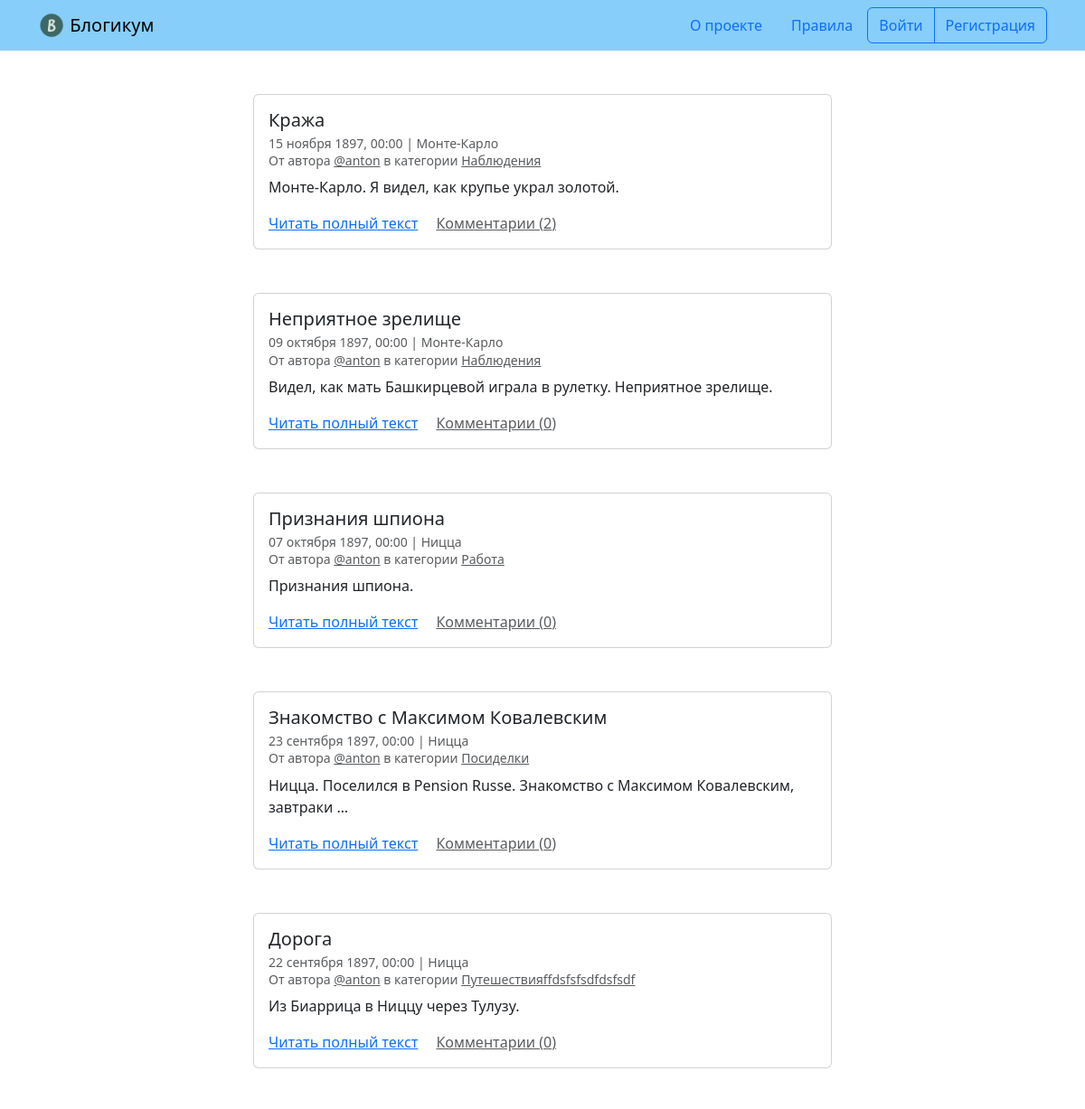
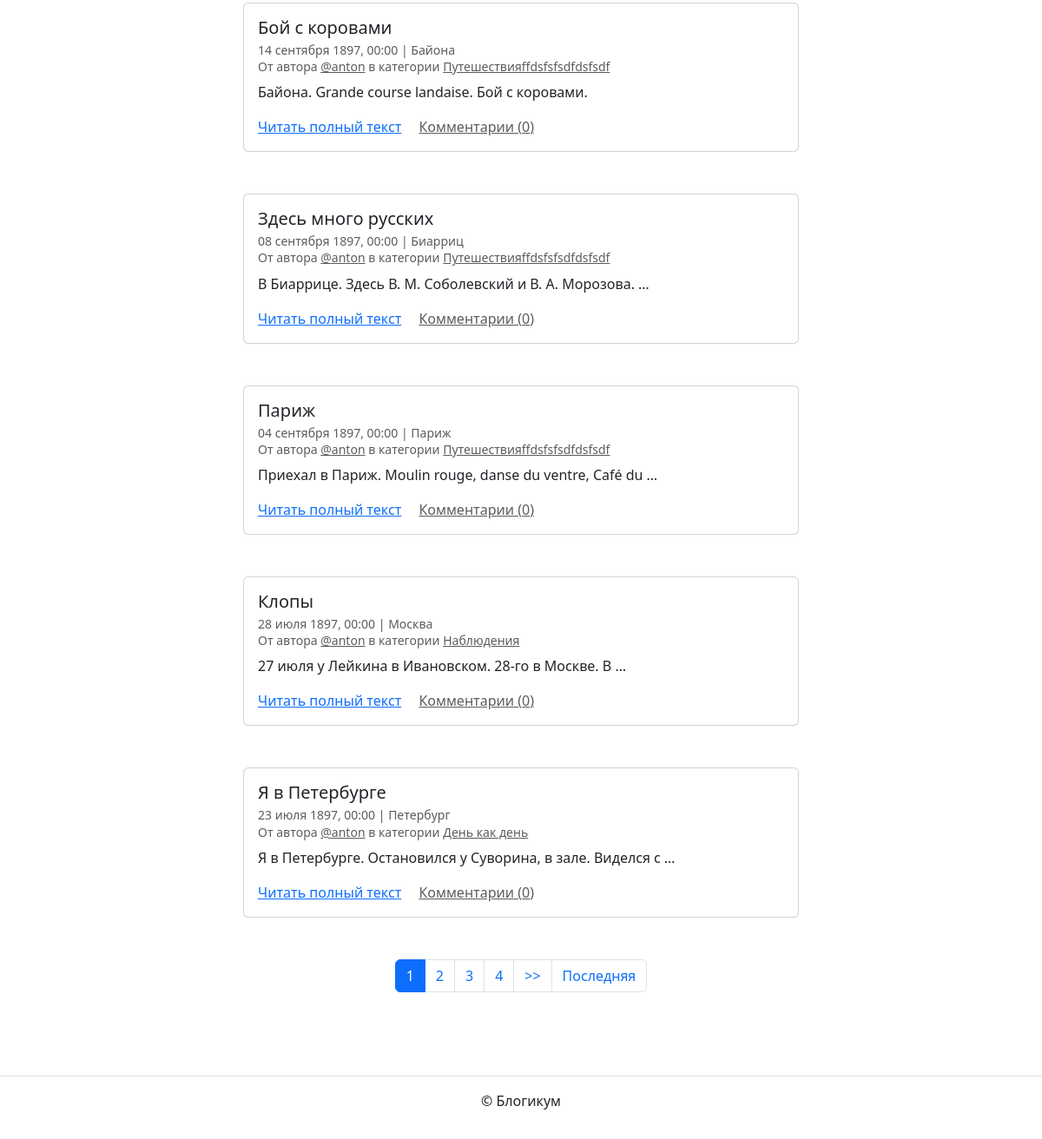
The page / on the database its author committed (2 pictures, top to bottom).
### blog/models.py (models this page shows)
class BaseModel(models.Model):
    is_published = models.BooleanField(
        default=True,
        verbose_name="Опубликовано",
        help_text=(
            "Снимите галочку, чтобы скрыть публикацию."
        ),
    )
    created_at = models.DateTimeField(
        auto_now_add=True,
        verbose_name="Добавлено",
    )
    class Meta:
        abstract = True

class Post(BaseModel):
    title = models.CharField(
        max_length=256,
        verbose_name="Заголовок",
    )
    text = models.TextField(
        verbose_name="Текст",
    )
    pub_date = models.DateTimeField(
        verbose_name="Дата и время публикации",
        help_text=(
            "Если установить дату и время в будущем — можно делать "
            "отложенные публикации."
        ),
    )
    author = models.ForeignKey(
        User,
        on_delete=models.CASCADE,
        verbose_name="Автор публикации",
    )
    location = models.ForeignKey(
        "Location",
        on_delete=models.SET_NULL,
        blank=True,
        null=True,
        verbose_name="Местоположение",
    )
    category = models.ForeignKey(
        "Category",
        on_delete=models.SET_NULL,
        null=True,
        verbose_name="Категория",
    )
    image = models.ImageField(
        upload_to="posts/",
        blank=True,
        null=True,
        verbose_name="Изображение",
    )
    class Meta:
        verbose_name = "публикация"
        verbose_name_plural = "Публикации"

class Location(BaseModel):
    name = models.CharField(
        max_length=256,
        verbose_name="Название места",
    )
    class Meta:
        verbose_name = "местоположение"
        verbose_name_plural = "Местоположения"

class Category(BaseModel):
    title = models.CharField(
        max_length=256,
        verbose_name="Заголовок",
    )
    description = models.TextField(
        verbose_name="Описание",
    )
    slug = models.SlugField(
        max_length=100,
        unique=True,
        verbose_name="Идентификатор",
        help_text=(
            "Идентификатор страницы для URL; разрешены символы латиницы, "
            "цифры, дефис и подчёркивание."
        ),
    )
    class Meta:
        verbose_name = "категория"
        verbose_name_plural = "Категории"

### blog/views.py (the view)
# urls.py: path("", views.index, name="index"),
def index(request):
    template = "blog/index.html"
    post_list = (
        Post.objects.select_related('location', 'author', 'category')
        .filter(
            pub_date__lte=timezone.now(),
            is_published=True,             # Только опубликованные посты
            category__is_published=True,   # Только из опубликованных категорий
        )
        .annotate(comment_count=Count('comment'))
        .order_by('-pub_date')  # Сортировка: новые сверху (минус перед полем)
    )
    page_obj = get_paginated_page(request, post_list)
    context = {"page_obj": page_obj}
    return render(request, template, context)

### blog/views.py (called while the page is built)
def get_paginated_page(request, queryset, count=10):
    paginator = Paginator(queryset, count)
    page_number = request.GET.get('page')
    return paginator.get_page(page_number)

### templates/blog/index.html (shortened to what this page needs)
{% extends "base.html" %}
{% block content %}
  {% for post in page_obj %}
    <article class="mb-5">
      {% include "includes/post_card.html" %}
    </article>
  {% endfor %}
  {% include "includes/paginator.html" %}
{% endblock %}

### templates/includes/post_card.html (shortened to what this page needs)
<div class="col d-flex justify-content-center">
  <div class="card" style="width: 40rem;">
    <div class="card-body">
      <h5 class="card-title">{{ post.title }}</h5>
      <h6 class="card-subtitle mb-2 text-muted">
        <small>
          {{ post.pub_date|date:"d E Y, H:i" }} | {% if post.location and post.location.is_published %}{{ post.location.name }}{% else %}Планета Земля{% endif %}<br>
          От автора <a class="text-muted" href="{% url 'blog:profile' post.author.username %}">@{{ post.author.username }}</a> в
          категории {% include "includes/category_link.html" %}
        </small>
      </h6>
      <p class="card-text">{{ post.text|truncatewords:10 }}</p>
      <a href="{% url 'blog:post_detail' post.id %}" class="card-link">Читать полный текст</a>
      <a href="{% url 'blog:post_detail' post.id %}" class="card-link text-muted">Комментарии ({% if post.comment_count is not None %}{{ post.comment_count }}{% else %}{{ post.comment_set.count }}{% endif %})</a>
    </div>
  </div>
</div>

### templates/includes/category_link.html
<a class="text-muted" href="{% url 'blog:category_posts' post.category.slug %}">
  {{ post.category.title }}
</a>

### rows shown on the page
Post: title "Кража", pub_date "15 ноября 1897, 00:00", location.name "Монте-Карло", author.username "anton", category "Наблюдения", text "Монте-Карло. Я видел, как крупье украл золотой.", comment_count "2"
Post: title "Неприятное зрелище", pub_date "09 октября 1897, 00:00", location.name "Монте-Карло", author.username "anton", category "Наблюдения", text "Видел, как мать Башкирцевой играла в рулетку. Неприятное зрелище.", comment_count "0"
Post: title "Признания шпиона", pub_date "07 октября 1897, 00:00", location.name "Ницца", author.username "anton", category "Работа", text "Признания шпиона.", comment_count "0"
Post: title "Знакомство с Максимом Ковалевским", pub_date "23 сентября 1897, 00:00", location.name "Ницца", author.username "anton", category "Посиделки", text "Ницца. Поселился в Pension Russe. Знакомство с Максимом Ковалевским, завтраки …", comment_count "0"
Post: title "Дорога", pub_date "22 сентября 1897, 00:00", location.name "Ницца", author.username "anton", category "Путешествияffdsfsfsdfdsfsdf", text "Из Биаррица в Ниццу через Тулузу.", comment_count "0"
Post: title "Бой с коровами", pub_date "14 сентября 1897, 00:00", location.name "Байона", author.username "anton", category "Путешествияffdsfsfsdfdsfsdf", text "Байона. Grande course landaise. Бой с коровами.", comment_count "0"
Post: title "Здесь много русских", pub_date "08 сентября 1897, 00:00", location.name "Биарриц", author.username "anton", category "Путешествияffdsfsfsdfdsfsdf", text "В Биаррице. Здесь В. М. Соболевский и В. А. Морозова. …", comment_count "0"
Post: title "Париж", pub_date "04 сентября 1897, 00:00", location.name "Париж", author.username "anton", category "Путешествияffdsfsfsdfdsfsdf", text "Приехал в Париж. Moulin rouge, danse du ventre, Café du …", comment_count "0"
Post: title "Клопы", pub_date "28 июля 1897, 00:00", location.name "Москва", author.username "anton", category "Наблюдения", text "27 июля у Лейкина в Ивановском. 28-го в Москве. В …", comment_count "0"
Post: title "Я в Петербурге", pub_date "23 июля 1897, 00:00", location.name "Петербург", author.username "anton", category "День как день", text "Я в Петербурге. Остановился у Суворина, в зале. Виделся с …", comment_count "0"

### other values the page prints
{{ i }} "1"
{{ i }} "2" "3" "4"
